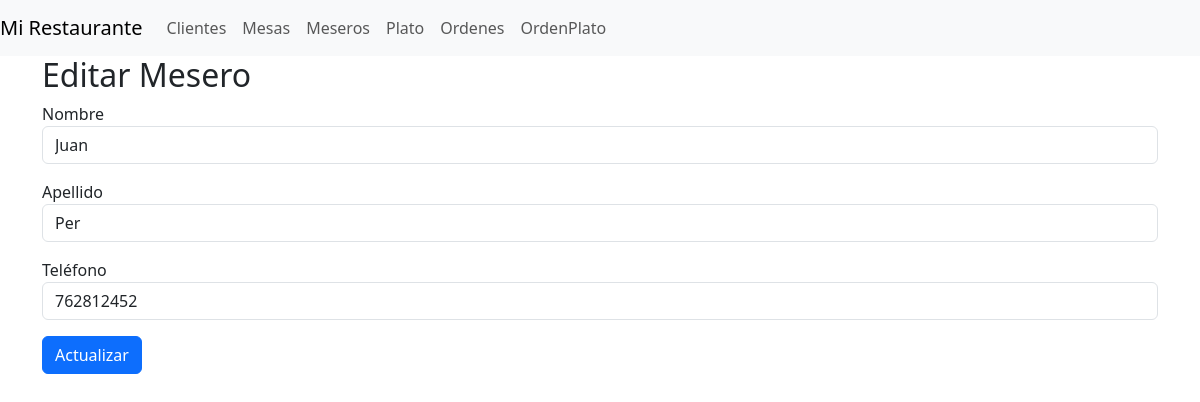
Screenshot of /restaurante/meseros/editar/1/ with the database file from the repository.
### restaurante/models/mesero.py (models this page shows, shortened)
class Mesero(models.Model):
    nombre = models.CharField(max_length=100)
    apellido = models.CharField(max_length=100)
    telefono = models.CharField(max_length=20)

### restaurante/views/mesero_views.py (the view)
# urls.py: path('meseros/editar/<int:id>/', views.meseros_update, name='meseros_update'),
def meseros_update(request, id):
    mesero = Mesero.objects.get(id=id)
    if request.method == "POST":
        mesero.nombre = request.POST.get("nombre")
        mesero.apellido = request.POST.get("apellido")
        mesero.telefono = request.POST.get("telefono")
        mesero.save()
        return redirect("meseros")
    return render(request, "restaurante/meseros/form.html", {"mesero": mesero})

### templates/restaurante/meseros/form.html (shortened to what this page needs)
{% extends 'restaurante/base.html' %}
    {% block content %}
        <div class="container">
            <h2>{% if mesero %}Editar Mesero{% else %}Crear Mesero{% endif %}</h2>
            <form method="post">
                <div class="form-group mb-3">
                    <label for="nombre">Nombre</label>
                    <input type="text" class="form-control" id="nombre" name="nombre" value="{% if mesero %}{{ mesero.nombre }}{% endif %}" required>
                </div>
                <div class="form-group mb-3">
                    <label for="apellido">Apellido</label>
                    <input type="text" class="form-control" id="apellido" name="apellido" value="{% if mesero %}{{ mesero.apellido }}{% endif %}" required>
                </div>
                <div class="form-group mb-3">
                    <label for="telefono">Teléfono</label>
                    <input type="text" class="form-control" id="telefono" name="telefono" value="{% if mesero %}{{ mesero.telefono }}{% endif %}" required>
                </div>
                <button type="submit" class="btn btn-primary">{% if mesero %}Actualizar{% else %}Crear{% endif %}</button>
            </form>
        </div>
    {% endblock %}

### rows the page displays
Mesero: nombre "Juan", apellido "Per", telefono "762812452"
